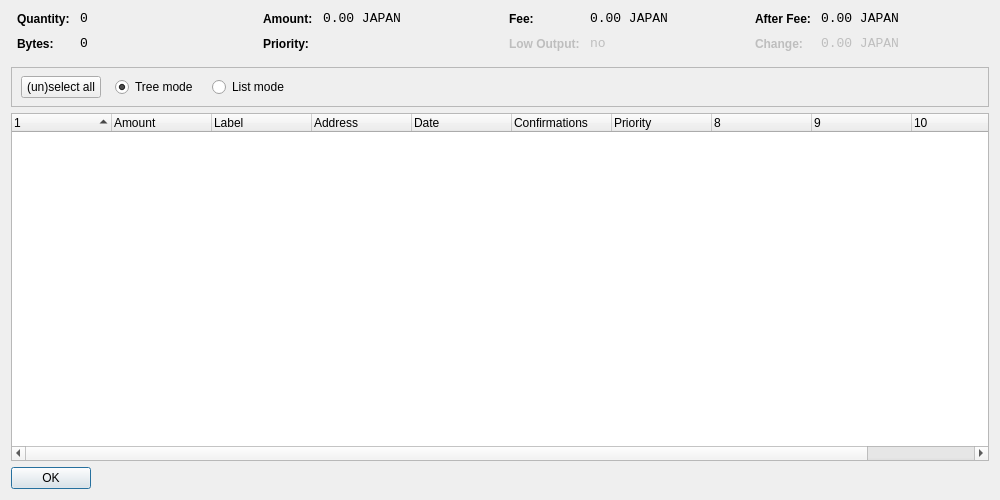
<?xml version="1.0" encoding="UTF-8"?>
<ui version="4.0">
 <class>CoinControlDialog</class>
 <widget class="QDialog" name="CoinControlDialog">
  <property name="geometry">
   <rect>
    <x>0</x>
    <y>0</y>
    <width>1000</width>
    <height>500</height>
   </rect>
  </property>
  <property name="windowTitle">
   <string>Coin Control</string>
  </property>
  <layout class="QVBoxLayout" name="verticalLayout">
   <item>
    <layout class="QHBoxLayout" name="horizontalLayoutTop" stretch="0,0,0,0">
     <property name="topMargin">
      <number>0</number>
     </property>
     <property name="bottomMargin">
      <number>10</number>
     </property>
     <item>
      <layout class="QFormLayout" name="formLayoutCoinControl1">
       <property name="horizontalSpacing">
        <number>10</number>
       </property>
       <property name="verticalSpacing">
        <number>10</number>
       </property>
       <property name="leftMargin">
        <number>6</number>
       </property>
       <property name="rightMargin">
        <number>6</number>
       </property>
       <item row="0" column="0">
        <widget class="QLabel" name="labelCoinControlQuantityText">
         <property name="styleSheet">
          <string notr="true">font-weight:bold;</string>
         </property>
         <property name="text">
          <string>Quantity:</string>
         </property>
        </widget>
       </item>
       <item row="0" column="1">
        <widget class="QLabel" name="labelCoinControlQuantity">
         <property name="font">
          <font>
           <family>Monospace</family>
           <pointsize>10</pointsize>
          </font>
         </property>
         <property name="cursor">
          <cursorShape>IBeamCursor</cursorShape>
         </property>
         <property name="contextMenuPolicy">
          <enum>Qt::ActionsContextMenu</enum>
         </property>
         <property name="text">
          <string notr="true">0</string>
         </property>
         <property name="textInteractionFlags">
          <set>Qt::LinksAccessibleByMouse|Qt::TextSelectableByKeyboard|Qt::TextSelectableByMouse</set>
         </property>
        </widget>
       </item>
       <item row="1" column="0">
        <widget class="QLabel" name="labelCoinControlBytesText">
         <property name="styleSheet">
          <string notr="true">font-weight:bold;</string>
         </property>
         <property name="text">
          <string>Bytes:</string>
         </property>
        </widget>
       </item>
       <item row="1" column="1">
        <widget class="QLabel" name="labelCoinControlBytes">
         <property name="font">
          <font>
           <family>Monospace</family>
           <pointsize>10</pointsize>
          </font>
         </property>
         <property name="cursor">
          <cursorShape>IBeamCursor</cursorShape>
         </property>
         <property name="contextMenuPolicy">
          <enum>Qt::ActionsContextMenu</enum>
         </property>
         <property name="text">
          <string notr="true">0</string>
         </property>
         <property name="textInteractionFlags">
          <set>Qt::LinksAccessibleByMouse|Qt::TextSelectableByKeyboard|Qt::TextSelectableByMouse</set>
         </property>
        </widget>
       </item>
      </layout>
     </item>
     <item>
      <layout class="QFormLayout" name="formLayoutCoinControl2">
       <property name="horizontalSpacing">
        <number>10</number>
       </property>
       <property name="verticalSpacing">
        <number>10</number>
       </property>
       <property name="leftMargin">
        <number>6</number>
       </property>
       <property name="rightMargin">
        <number>6</number>
       </property>
       <item row="0" column="0">
        <widget class="QLabel" name="labelCoinControlAmountText">
         <property name="styleSheet">
          <string notr="true">font-weight:bold;</string>
         </property>
         <property name="text">
          <string>Amount:</string>
         </property>
        </widget>
       </item>
       <item row="0" column="1">
        <widget class="QLabel" name="labelCoinControlAmount">
         <property name="font">
          <font>
           <family>Monospace</family>
           <pointsize>10</pointsize>
          </font>
         </property>
         <property name="cursor">
          <cursorShape>IBeamCursor</cursorShape>
         </property>
         <property name="contextMenuPolicy">
          <enum>Qt::ActionsContextMenu</enum>
         </property>
         <property name="text">
          <string notr="true">0.00 JAPAN</string>
         </property>
         <property name="textInteractionFlags">
          <set>Qt::LinksAccessibleByMouse|Qt::TextSelectableByKeyboard|Qt::TextSelectableByMouse</set>
         </property>
        </widget>
       </item>
       <item row="1" column="0">
        <widget class="QLabel" name="labelCoinControlPriorityText">
         <property name="styleSheet">
          <string notr="true">font-weight:bold;</string>
         </property>
         <property name="text">
          <string>Priority:</string>
         </property>
        </widget>
       </item>
       <item row="1" column="1">
        <widget class="QLabel" name="labelCoinControlPriority">
         <property name="font">
          <font>
           <family>Monospace</family>
           <pointsize>10</pointsize>
          </font>
         </property>
         <property name="cursor">
          <cursorShape>IBeamCursor</cursorShape>
         </property>
         <property name="contextMenuPolicy">
          <enum>Qt::ActionsContextMenu</enum>
         </property>
         <property name="text">
          <string/>
         </property>
         <property name="textInteractionFlags">
          <set>Qt::LinksAccessibleByMouse|Qt::TextSelectableByKeyboard|Qt::TextSelectableByMouse</set>
         </property>
        </widget>
       </item>
      </layout>
     </item>
     <item>
      <layout class="QFormLayout" name="formLayoutCoinControl3">
       <property name="horizontalSpacing">
        <number>10</number>
       </property>
       <property name="verticalSpacing">
        <number>10</number>
       </property>
       <property name="leftMargin">
        <number>6</number>
       </property>
       <property name="rightMargin">
        <number>6</number>
       </property>
       <item row="0" column="0">
        <widget class="QLabel" name="labelCoinControlFeeText">
         <property name="styleSheet">
          <string notr="true">font-weight:bold;</string>
         </property>
         <property name="text">
          <string>Fee:</string>
         </property>
        </widget>
       </item>
       <item row="0" column="1">
        <widget class="QLabel" name="labelCoinControlFee">
         <property name="font">
          <font>
           <family>Monospace</family>
           <pointsize>10</pointsize>
          </font>
         </property>
         <property name="cursor">
          <cursorShape>IBeamCursor</cursorShape>
         </property>
         <property name="contextMenuPolicy">
          <enum>Qt::ActionsContextMenu</enum>
         </property>
         <property name="text">
          <string notr="true">0.00 JAPAN</string>
         </property>
         <property name="textInteractionFlags">
          <set>Qt::LinksAccessibleByMouse|Qt::TextSelectableByKeyboard|Qt::TextSelectableByMouse</set>
         </property>
        </widget>
       </item>
       <item row="1" column="0">
        <widget class="QLabel" name="labelCoinControlLowOutputText">
         <property name="enabled">
          <bool>false</bool>
         </property>
         <property name="styleSheet">
          <string notr="true">font-weight:bold;</string>
         </property>
         <property name="text">
          <string>Low Output:</string>
         </property>
        </widget>
       </item>
       <item row="1" column="1">
        <widget class="QLabel" name="labelCoinControlLowOutput">
         <property name="enabled">
          <bool>false</bool>
         </property>
         <property name="font">
          <font>
           <family>Monospace</family>
           <pointsize>10</pointsize>
          </font>
         </property>
         <property name="cursor">
          <cursorShape>IBeamCursor</cursorShape>
         </property>
         <property name="contextMenuPolicy">
          <enum>Qt::ActionsContextMenu</enum>
         </property>
         <property name="text">
          <string notr="true">no</string>
         </property>
         <property name="textInteractionFlags">
          <set>Qt::LinksAccessibleByMouse|Qt::TextSelectableByKeyboard|Qt::TextSelectableByMouse</set>
         </property>
        </widget>
       </item>
      </layout>
     </item>
     <item>
      <layout class="QFormLayout" name="formLayoutCoinControl4">
       <property name="horizontalSpacing">
        <number>10</number>
       </property>
       <property name="verticalSpacing">
        <number>10</number>
       </property>
       <property name="leftMargin">
        <number>6</number>
       </property>
       <property name="rightMargin">
        <number>6</number>
       </property>
       <item row="0" column="0">
        <widget class="QLabel" name="labelCoinControlAfterFeeText">
         <property name="styleSheet">
          <string notr="true">font-weight:bold;</string>
         </property>
         <property name="text">
          <string>After Fee:</string>
         </property>
        </widget>
       </item>
       <item row="0" column="1">
        <widget class="QLabel" name="labelCoinControlAfterFee">
         <property name="font">
          <font>
           <family>Monospace</family>
           <pointsize>10</pointsize>
          </font>
         </property>
         <property name="cursor">
          <cursorShape>IBeamCursor</cursorShape>
         </property>
         <property name="contextMenuPolicy">
          <enum>Qt::ActionsContextMenu</enum>
         </property>
         <property name="text">
          <string notr="true">0.00 JAPAN</string>
         </property>
         <property name="textInteractionFlags">
          <set>Qt::LinksAccessibleByMouse|Qt::TextSelectableByKeyboard|Qt::TextSelectableByMouse</set>
         </property>
        </widget>
       </item>
       <item row="1" column="0">
        <widget class="QLabel" name="labelCoinControlChangeText">
         <property name="enabled">
          <bool>false</bool>
         </property>
         <property name="styleSheet">
          <string notr="true">font-weight:bold;</string>
         </property>
         <property name="text">
          <string>Change:</string>
         </property>
        </widget>
       </item>
       <item row="1" column="1">
        <widget class="QLabel" name="labelCoinControlChange">
         <property name="enabled">
          <bool>false</bool>
         </property>
         <property name="font">
          <font>
           <family>Monospace</family>
           <pointsize>10</pointsize>
          </font>
         </property>
         <property name="cursor">
          <cursorShape>IBeamCursor</cursorShape>
         </property>
         <property name="contextMenuPolicy">
          <enum>Qt::ActionsContextMenu</enum>
         </property>
         <property name="text">
          <string notr="true">0.00 JAPAN</string>
         </property>
         <property name="textInteractionFlags">
          <set>Qt::LinksAccessibleByMouse|Qt::TextSelectableByKeyboard|Qt::TextSelectableByMouse</set>
         </property>
        </widget>
       </item>
      </layout>
     </item>
    </layout>
   </item>
   <item>
    <widget class="QFrame" name="frame">
     <property name="minimumSize">
      <size>
       <width>0</width>
       <height>40</height>
      </size>
     </property>
     <property name="frameShape">
      <enum>QFrame::StyledPanel</enum>
     </property>
     <property name="frameShadow">
      <enum>QFrame::Sunken</enum>
     </property>
     <widget class="QWidget" name="horizontalLayoutWidget">
      <property name="geometry">
       <rect>
        <x>10</x>
        <y>0</y>
        <width>781</width>
        <height>41</height>
       </rect>
      </property>
      <layout class="QHBoxLayout" name="horizontalLayoutPanel" stretch="0,0,0,0,0">
       <property name="spacing">
        <number>14</number>
       </property>
       <item>
        <widget class="QPushButton" name="pushButtonSelectAll">
         <property name="sizePolicy">
          <sizepolicy hsizetype="Maximum" vsizetype="Fixed">
           <horstretch>0</horstretch>
           <verstretch>0</verstretch>
          </sizepolicy>
         </property>
         <property name="text">
          <string>(un)select all</string>
         </property>
        </widget>
       </item>
       <item>
        <widget class="QRadioButton" name="radioTreeMode">
         <property name="sizePolicy">
          <sizepolicy hsizetype="Maximum" vsizetype="Fixed">
           <horstretch>0</horstretch>
           <verstretch>0</verstretch>
          </sizepolicy>
         </property>
         <property name="text">
          <string>Tree mode</string>
         </property>
         <property name="checked">
          <bool>true</bool>
         </property>
        </widget>
       </item>
       <item>
        <widget class="QRadioButton" name="radioListMode">
         <property name="sizePolicy">
          <sizepolicy hsizetype="Maximum" vsizetype="Fixed">
           <horstretch>0</horstretch>
           <verstretch>0</verstretch>
          </sizepolicy>
         </property>
         <property name="text">
          <string>List mode</string>
         </property>
        </widget>
       </item>
       <item>
        <spacer name="horizontalSpacer">
         <property name="orientation">
          <enum>Qt::Horizontal</enum>
         </property>
         <property name="sizeHint" stdset="0">
          <size>
           <width>40</width>
           <height>20</height>
          </size>
         </property>
        </spacer>
       </item>
      </layout>
     </widget>
    </widget>
   </item>
   <item>
    <widget class="CoinControlTreeWidget" name="treeWidget">
     <property name="contextMenuPolicy">
      <enum>Qt::CustomContextMenu</enum>
     </property>
     <property name="sortingEnabled">
      <bool>false</bool>
     </property>
     <property name="columnCount">
      <number>11</number>
     </property>
     <attribute name="headerShowSortIndicator" stdset="0">
      <bool>true</bool>
     </attribute>
     <attribute name="headerStretchLastSection">
      <bool>false</bool>
     </attribute>
     <column>
      <property name="text">
       <string/>
      </property>
     </column>
     <column>
      <property name="text">
       <string>Amount</string>
      </property>
     </column>
     <column>
      <property name="text">
       <string>Label</string>
      </property>
     </column>
     <column>
      <property name="text">
       <string>Address</string>
      </property>
     </column>
     <column>
      <property name="text">
       <string>Date</string>
      </property>
     </column>
     <column>
      <property name="text">
       <string>Confirmations</string>
      </property>
      <property name="toolTip">
       <string>Confirmed</string>
      </property>
     </column>
     <column>
      <property name="text">
       <string>Priority</string>
      </property>
     </column>
     <column>
      <property name="text">
       <string/>
      </property>
     </column>
     <column>
      <property name="text">
       <string/>
      </property>
     </column>
     <column>
      <property name="text">
       <string/>
      </property>
     </column>
     <column>
      <property name="text">
       <string/>
      </property>
     </column>
    </widget>
   </item>
   <item>
    <widget class="QDialogButtonBox" name="buttonBox">
     <property name="sizePolicy">
      <sizepolicy hsizetype="Maximum" vsizetype="Fixed">
       <horstretch>0</horstretch>
       <verstretch>0</verstretch>
      </sizepolicy>
     </property>
     <property name="orientation">
      <enum>Qt::Horizontal</enum>
     </property>
     <property name="standardButtons">
      <set>QDialogButtonBox::Ok</set>
     </property>
    </widget>
   </item>
  </layout>
 </widget>
 <customwidgets>
  <customwidget>
   <class>CoinControlTreeWidget</class>
   <extends>QTreeWidget</extends>
   <header>coincontroltreewidget.h</header>
  </customwidget>
 </customwidgets>
 <resources/>
 <connections/>
</ui>
